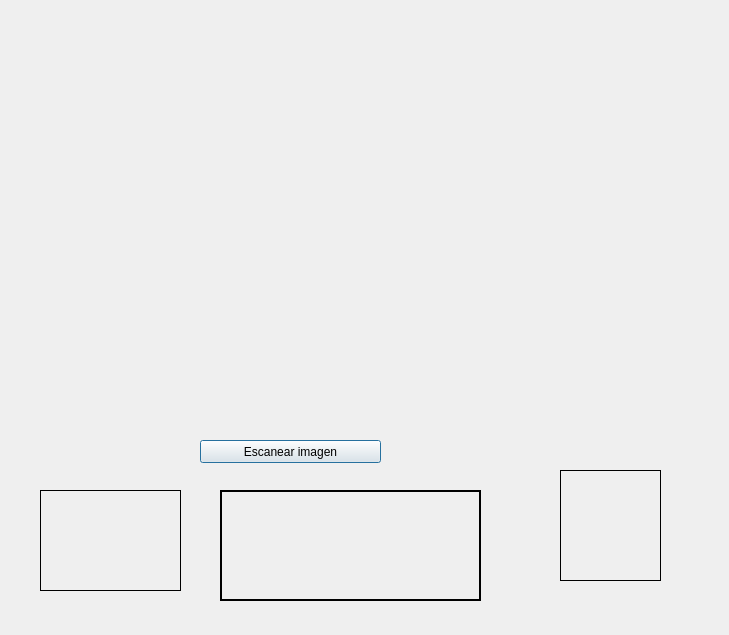
<?xml version="1.0" encoding="UTF-8"?>
<ui version="4.0">
 <class>Dialog</class>
 <widget class="QDialog" name="Dialog">
  <property name="geometry">
   <rect>
    <x>0</x>
    <y>0</y>
    <width>729</width>
    <height>635</height>
   </rect>
  </property>
  <property name="windowTitle">
   <string>Dialog</string>
  </property>
  <widget class="QLabel" name="label">
   <property name="geometry">
    <rect>
     <x>20</x>
     <y>30</y>
     <width>681</width>
     <height>401</height>
    </rect>
   </property>
   <property name="autoFillBackground">
    <bool>false</bool>
   </property>
   <property name="text">
    <string/>
   </property>
   <property name="pixmap">
    <pixmap resource="imagenes.qrc">:/imgs/pez.jpg</pixmap>
   </property>
   <property name="scaledContents">
    <bool>true</bool>
   </property>
  </widget>
  <widget class="QPushButton" name="pushButton">
   <property name="geometry">
    <rect>
     <x>200</x>
     <y>440</y>
     <width>181</width>
     <height>23</height>
    </rect>
   </property>
   <property name="text">
    <string>Escanear imagen</string>
   </property>
  </widget>
  <widget class="QLabel" name="label_2">
   <property name="geometry">
    <rect>
     <x>40</x>
     <y>490</y>
     <width>141</width>
     <height>101</height>
    </rect>
   </property>
   <property name="frameShape">
    <enum>QFrame::Box</enum>
   </property>
   <property name="text">
    <string/>
   </property>
  </widget>
  <widget class="QLabel" name="label_3">
   <property name="geometry">
    <rect>
     <x>220</x>
     <y>490</y>
     <width>261</width>
     <height>111</height>
    </rect>
   </property>
   <property name="frameShape">
    <enum>QFrame::WinPanel</enum>
   </property>
   <property name="text">
    <string/>
   </property>
  </widget>
  <widget class="QLabel" name="label_4">
   <property name="geometry">
    <rect>
     <x>560</x>
     <y>470</y>
     <width>101</width>
     <height>111</height>
    </rect>
   </property>
   <property name="frameShape">
    <enum>QFrame::Panel</enum>
   </property>
   <property name="text">
    <string/>
   </property>
  </widget>
 </widget>
 <resources>
  <include location="imagenes.qrc"/>
 </resources>
 <connections/>
</ui>
